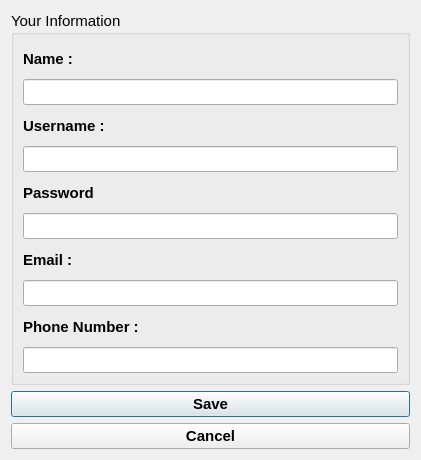
<?xml version="1.0" encoding="UTF-8"?>
<ui version="4.0">
 <class>SettingWindow</class>
 <widget class="QDialog" name="SettingWindow">
  <property name="geometry">
   <rect>
    <x>0</x>
    <y>0</y>
    <width>421</width>
    <height>460</height>
   </rect>
  </property>
  <property name="windowTitle">
   <string>Dialog</string>
  </property>
  <layout class="QVBoxLayout" name="verticalLayout_2">
   <item>
    <widget class="QGroupBox" name="groupBox">
     <property name="font">
      <font>
       <pointsize>11</pointsize>
       <weight>50</weight>
       <bold>false</bold>
      </font>
     </property>
     <property name="title">
      <string>Your Information</string>
     </property>
     <layout class="QVBoxLayout" name="verticalLayout">
      <item>
       <widget class="QLabel" name="label_6">
        <property name="font">
         <font>
          <pointsize>11</pointsize>
          <weight>75</weight>
          <bold>true</bold>
         </font>
        </property>
        <property name="text">
         <string>Name :</string>
        </property>
       </widget>
      </item>
      <item>
       <widget class="QLineEdit" name="name">
        <property name="font">
         <font>
          <pointsize>11</pointsize>
          <weight>50</weight>
          <bold>false</bold>
         </font>
        </property>
       </widget>
      </item>
      <item>
       <widget class="QLabel" name="label_8">
        <property name="font">
         <font>
          <pointsize>11</pointsize>
          <weight>75</weight>
          <bold>true</bold>
         </font>
        </property>
        <property name="text">
         <string>Username :</string>
        </property>
       </widget>
      </item>
      <item>
       <widget class="QLineEdit" name="username">
        <property name="font">
         <font>
          <pointsize>11</pointsize>
          <weight>50</weight>
          <bold>false</bold>
         </font>
        </property>
       </widget>
      </item>
      <item>
       <widget class="QLabel" name="label_5">
        <property name="font">
         <font>
          <pointsize>11</pointsize>
          <weight>75</weight>
          <bold>true</bold>
         </font>
        </property>
        <property name="text">
         <string>Password</string>
        </property>
       </widget>
      </item>
      <item>
       <widget class="QLineEdit" name="password">
        <property name="font">
         <font>
          <pointsize>11</pointsize>
          <weight>50</weight>
          <bold>false</bold>
         </font>
        </property>
       </widget>
      </item>
      <item>
       <widget class="QLabel" name="label_4">
        <property name="font">
         <font>
          <pointsize>11</pointsize>
          <weight>75</weight>
          <bold>true</bold>
         </font>
        </property>
        <property name="text">
         <string>Email :</string>
        </property>
       </widget>
      </item>
      <item>
       <widget class="QLineEdit" name="email">
        <property name="font">
         <font>
          <pointsize>11</pointsize>
          <weight>50</weight>
          <bold>false</bold>
         </font>
        </property>
       </widget>
      </item>
      <item>
       <widget class="QLabel" name="label_11">
        <property name="font">
         <font>
          <pointsize>11</pointsize>
          <weight>75</weight>
          <bold>true</bold>
         </font>
        </property>
        <property name="text">
         <string>Phone Number :</string>
        </property>
       </widget>
      </item>
      <item>
       <widget class="QLineEdit" name="phonenumber">
        <property name="font">
         <font>
          <pointsize>11</pointsize>
          <weight>50</weight>
          <bold>false</bold>
         </font>
        </property>
       </widget>
      </item>
     </layout>
    </widget>
   </item>
   <item>
    <widget class="QPushButton" name="save_button">
     <property name="font">
      <font>
       <pointsize>11</pointsize>
       <weight>75</weight>
       <bold>true</bold>
      </font>
     </property>
     <property name="text">
      <string>Save</string>
     </property>
    </widget>
   </item>
   <item>
    <widget class="QPushButton" name="pushButton_2">
     <property name="font">
      <font>
       <pointsize>11</pointsize>
       <weight>75</weight>
       <bold>true</bold>
      </font>
     </property>
     <property name="text">
      <string>Cancel</string>
     </property>
    </widget>
   </item>
  </layout>
 </widget>
 <resources/>
 <connections/>
</ui>
